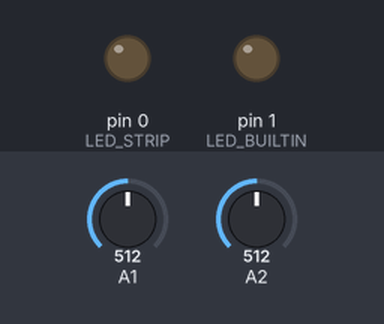
A sketch run on a simulated Arduino Uno, built with avr-gcc and run on an emulated ATmega328P. Parts: output pins drawn as LEDs (lit = HIGH). The test bench sets the inputs (shaded band); at power-on: A1 = 512, A2 = 512.

Above: at 1.2 s.
1.3 s: A1 set to 485
At 2.4 s:
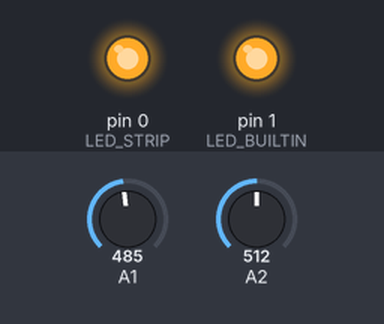
3.3 s: A1 set to 511
At 4.3 s:
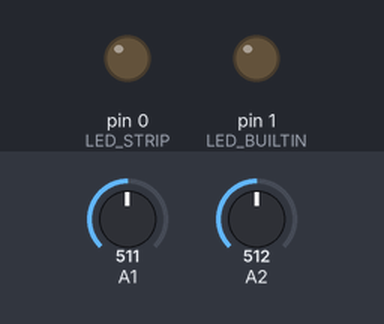
5.2 s: A1 set to 306
At 6.2 s:
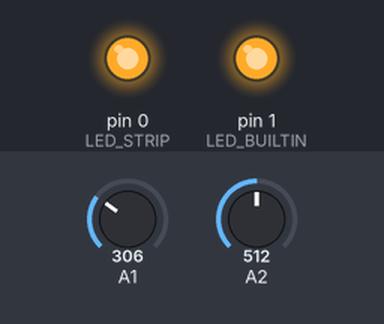
Timing chart, 0 to 8.2 s (numbered marks = the images above; inputs shaded):
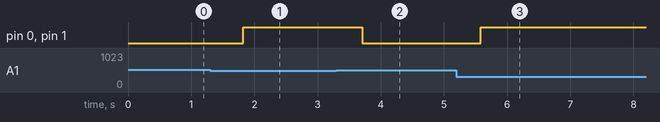

The sketch:

wardrobe_LC.ino
```cpp
#define LED_BUILTIN 1
#define LED_STRIP 0

// граничное значение для датчика
#define SENS_TRSH_VAL	(500)
// 0....................290...310......v.......600...
// не_подключен          открыто       x       6 см
// (x > 100) && (x < SENS_TRSH_VAL) - открыто
// (x >= SENS_TRSH_VAL) - закрыто

#define ON_TIMEOUT	(1200)	// таймаут включения (в интервалах по 500 мс)

// the setup function runs once when you press reset or power the board
void setup() {
	// initialize digital pin LED_BUILTIN as an output.
	pinMode(LED_BUILTIN, OUTPUT);
	digitalWrite(LED_BUILTIN, LOW);

	pinMode(LED_STRIP, OUTPUT);
	digitalWrite(LED_STRIP, LOW);
}

uint16_t P2_ADC1_value = 0; // внешний датчик
uint16_t P4_ADC2_value = 0; // внутренний датчик
uint16_t ext_sensor_value = 0;
uint16_t int_sensor_value = 0;
uint8_t samples_counter = 0;
uint16_t on_counter = 0;
uint8_t led_toggle = 0;
uint8_t doors_open = 0;

enum { OFF, ON, WAIT_OFF} state = OFF;


// the loop function runs over and over again forever
void loop() {
	if (samples_counter < 8) {
		P2_ADC1_value += analogRead(1); //Read P2 внешний датчик
		P4_ADC2_value += analogRead(2); //Read P4 внутренний датчик
		samples_counter++;
	}else{
		ext_sensor_value = P2_ADC1_value / 8;
		int_sensor_value = P4_ADC2_value / 8;

		//if( (int_sensor_value < SENS_TRSH_VAL) || ((ext_sensor_value > 100) && (ext_sensor_value < SENS_TRSH_VAL)) ) // если хотя бы один датчик в положении "открыто"
		if( (int_sensor_value < SENS_TRSH_VAL) || (ext_sensor_value < SENS_TRSH_VAL) ) // если хотя бы один датчик в положении "открыто"
			doors_open = 1;
		else
			doors_open = 0;

		switch(state){
			case OFF:
				if(doors_open){
					state = ON;
					digitalWrite(LED_BUILTIN, HIGH);
					digitalWrite(LED_STRIP, HIGH);
				}
				break;
			case ON:
				if(doors_open){
					if(on_counter < ON_TIMEOUT){
						on_counter++;
					}else{	// двери открыты слишком долго
						on_counter = 0;
						digitalWrite(LED_STRIP, LOW);
						state = WAIT_OFF;
					}
				}else{
					on_counter = 0;
					digitalWrite(LED_BUILTIN, LOW);
					digitalWrite(LED_STRIP, LOW);
					state = OFF;
				}
				break;
			case WAIT_OFF:
				if(led_toggle){
					led_toggle = 0;
					digitalWrite(LED_BUILTIN, LOW);
				}else{
					led_toggle = 1;
					digitalWrite(LED_BUILTIN, HIGH);
				}
				if(!doors_open)
				{
					digitalWrite(LED_BUILTIN, LOW);
					led_toggle = 0;
					state = OFF;
				}
				break;

		} // end of switch

		samples_counter = 0;
		P2_ADC1_value = 0;
		P4_ADC2_value = 0;
	}

	delay(52);	// comment
}
```

Measured:
- the behaviour switches between 500 and 499 on A1 (found by bisection; images 0 and 1)
- after the input at 1.3 s, pin 0 (LED_STRIP), pin 1 (LED_BUILTIN): LOW → HIGH after 0.53 s
- after the input at 3.3 s, pin 0 (LED_STRIP), pin 1 (LED_BUILTIN): HIGH → LOW after 0.41 s
- after the input at 5.2 s, pin 0 (LED_STRIP), pin 1 (LED_BUILTIN): LOW → HIGH after 0.39 s
